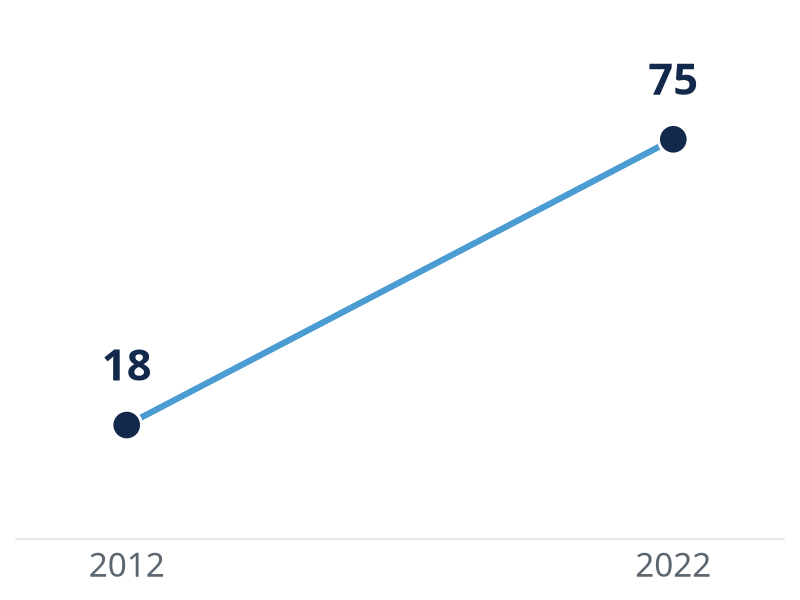
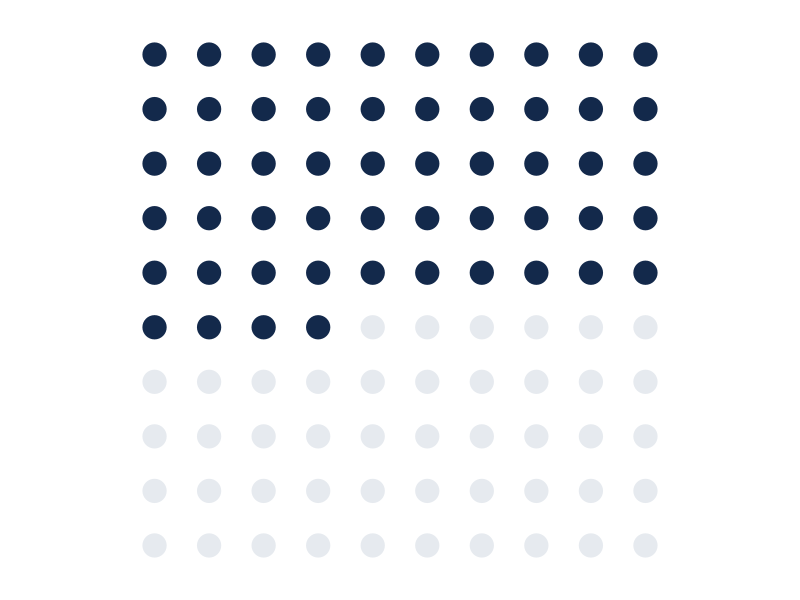
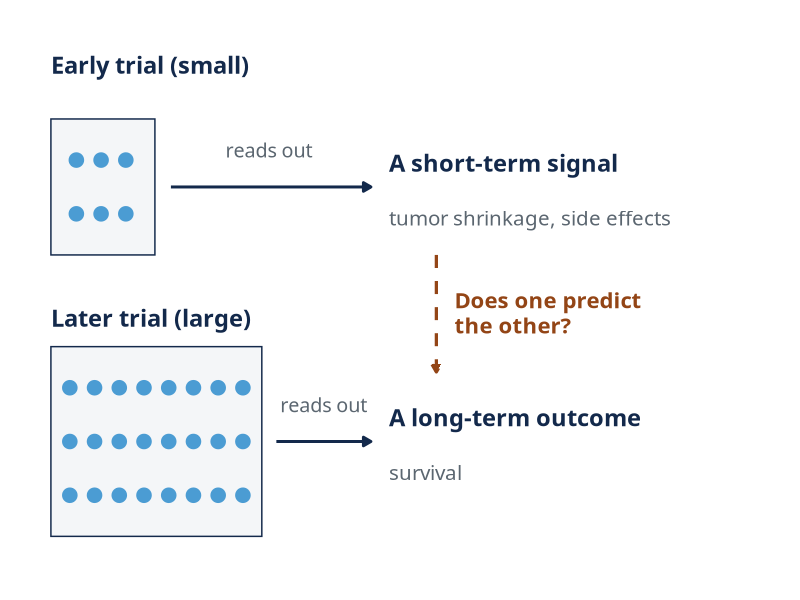

Recreate these plots in R, in order.
# make_fig_opening_visuals.R
# Illustrations for slides 6, 7 and 9 (Section 1). No number appears that is not already on its
# slide. Slides 5 and 8 use native HTML in the qmd instead.
#   images/fig_australia_slope.png  slide 6: two verified endpoints only (Hitchen et al. 2024,
#                                    18 trials in 2012, 75 in 2022), two points and one line,
#                                    no yearly series.
#   images/fig_late_failure_dots.png slide 7: 10 by 10 dots, 54 shaded (Hwang et al. 2016, 54% of 640).
#   images/fig_signal_gap.png       slide 9: schematic, small early trial with a short-term
#                                    readout, large later trial with a long-term readout, joined
#                                    by an arrow marked uncertain. No proportions implied.
# Deck colors: navy #13294B, carolina #4B9CD3, graphite #5B6670, hairline #E6EAEF.
library(ggplot2)
navy <- "#13294B"; car <- "#4B9CD3"; graph <- "#5B6670"; mist <- "#E6EAEF"; fog <- "#F4F6F8"
fam <- "Archivo"
tx <- function(x, y, l, size = 6, col = navy, face = "plain", hj = 0.5)
  annotate("text", x = x, y = y, label = l, size = size, colour = col, fontface = face,
           hjust = hj, family = fam, lineheight = 0.95)
save <- function(p, f, w, h) ggsave(file.path("images", f), p, width = w, height = h, dpi = 250,
                                    bg = "white", device = ragg::agg_png)

# ---- slide 6: two-point slope chart --------------------------------------------
s <- data.frame(year = c(2012, 2022), n = c(18, 75))
p6 <- ggplot(s, aes(year, n)) +
  geom_segment(aes(x = 2012, xend = 2022, y = 18, yend = 75), colour = car, linewidth = 2) +
  geom_point(size = 9, shape = 21, fill = navy, colour = "white", stroke = 1.5) +
  tx(2012, 30, "18", 11, navy, "bold") + tx(2022, 87, "75", 11, navy, "bold") +
  scale_x_continuous(breaks = c(2012, 2022), limits = c(2010.6, 2023.4)) +
  scale_y_continuous(limits = c(0, 95), breaks = NULL) +
  labs(x = NULL, y = NULL) +
  theme_minimal(base_size = 22, base_family = fam) +
  theme(panel.grid = element_blank(), axis.text.x = element_text(colour = graph, size = 24),
        axis.line.x = element_line(colour = mist, linewidth = 0.8))
save(p6, "fig_australia_slope.png", 7.0, 3.6)

# ---- slide 7: 54 of 100 dots ---------------------------------------------------
g <- expand.grid(col = 1:10, row = 10:1)
g$k <- seq_len(nrow(g)); g$fail <- g$k <= 54
p7 <- ggplot(g, aes(col, row)) +
  geom_point(aes(fill = fail), shape = 21, size = 8.2, colour = "white", stroke = 0.6,
             show.legend = FALSE) +
  scale_fill_manual(values = c(`TRUE` = navy, `FALSE` = mist)) +
  coord_fixed(xlim = c(0.5, 10.5), ylim = c(0.5, 10.5)) + theme_void()
save(p7, "fig_late_failure_dots.png", 3.4, 3.4)

# ---- slide 9: early signal to late outcome, link uncertain ----------------------
people <- function(x0, y0, nx, ny, step) {
  d <- expand.grid(i = 0:(nx - 1), j = 0:(ny - 1)); data.frame(x = x0 + d$i * step, y = y0 + d$j * step)
}
# 2026-11-16: redrawn so the uncertain link runs between the two readouts (the early signal and
# the later outcome), not between the two trials.
e <- people(5.5, 19.2, 3, 2, 3.4); l <- people(4.6, 1.4, 8, 3, 3.4)
p9 <- ggplot() + xlim(0, 100) + ylim(-3.5, 31) +
  tx(2, 28.6, "Early trial (small)", 6.0, navy, "bold", 0) +
  annotate("rect", xmin = 2, xmax = 16.3, ymin = 16.6, ymax = 25.2, fill = fog, colour = navy, linewidth = 0.5) +
  geom_point(data = e, aes(x, y), size = 4.6, colour = car) +
  annotate("segment", x = 18.5, xend = 46, y = 20.9, yend = 20.9, colour = navy, linewidth = 1,
           arrow = arrow(length = unit(0.22, "cm"), type = "closed")) +
  tx(32, 23.2, "reads out", 5.0, graph) +
  tx(48.5, 22.4, "A short-term signal", 6.0, navy, "bold", 0) +
  tx(48.5, 18.9, "tumor shrinkage, side effects", 5.2, graph, "plain", 0) +
  tx(2, 12.6, "Later trial (large)", 6.0, navy, "bold", 0) +
  annotate("rect", xmin = 2, xmax = 31, ymin = -1.2, ymax = 10.8, fill = fog, colour = navy, linewidth = 0.5) +
  geom_point(data = l, aes(x, y), size = 4.6, colour = car) +
  annotate("segment", x = 33, xend = 46, y = 4.8, yend = 4.8, colour = navy, linewidth = 1,
           arrow = arrow(length = unit(0.22, "cm"), type = "closed")) +
  tx(39.5, 7.1, "reads out", 5.0, graph) +
  tx(48.5, 6.3, "A long-term outcome", 6.0, navy, "bold", 0) +
  tx(48.5, 2.8, "survival", 5.2, graph, "plain", 0) +
  annotate("segment", x = 55, xend = 55, y = 16.6, yend = 9.2, colour = "#934516", linewidth = 1.1,
           linetype = "dashed", arrow = arrow(length = unit(0.22, "cm"), type = "closed")) +
  tx(57.5, 12.9, "Does one predict\nthe other?", 5.6, "#934516", "bold", 0) +
  theme_void()
save(p9, "fig_signal_gap.png", 7.0, 3.5)
cat("wrote slides 6, 7, 9 figures\n")
